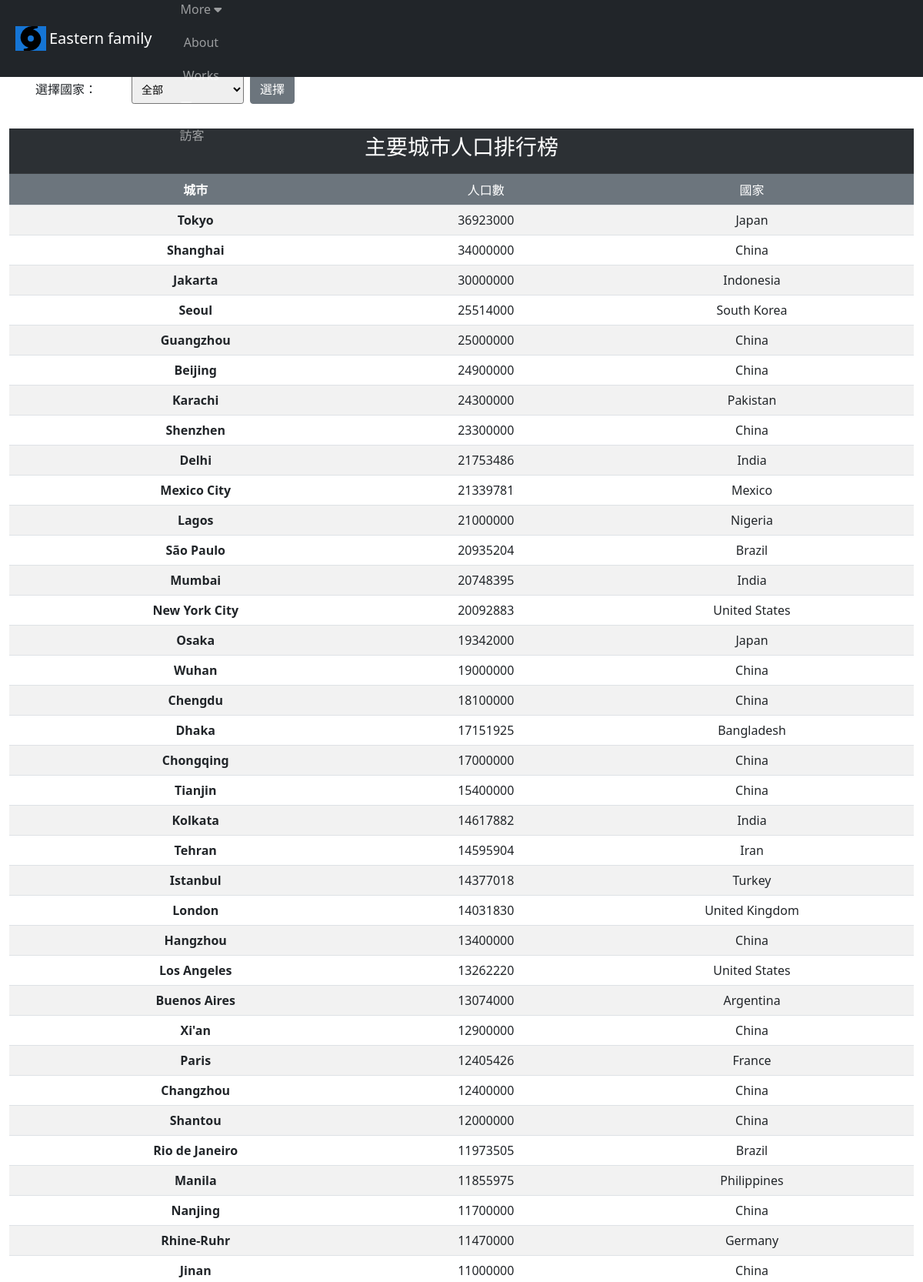
/rank/ (upper part), run on the app's committed database.
### mysite/models.py (models this page shows, shortened)
class City(models.Model):
    name = models.CharField(max_length=50)
    population = models.IntegerField()
    country = models.ForeignKey(Country, on_delete=models.CASCADE)

class Country(models.Model):
    country_id = models.IntegerField()
    name = models.CharField(max_length=50)
    def __str__(self):
        return self.name

### mysite/views.py (the view)
# urls.py: path('rank/', views.rank),
def rank(request): #排序資料
	if request.method == 'POST':
		country_id = request.POST["get_countryid"] #將從POST方法來的get_countryid值存為country_id
		try:
			country = Country.objects.get(id=country_id) #取出Country物件中id等於country_id的物件作為local變數country
		except:
			return redirect("/rank")
		cities = City.objects.filter(country=country).order_by('-population')
	else:
		cities = City.objects.all()
	countries = Country.objects.all()
	return render(request, 'rank.html', locals())

### templates/rank.html (shortened to what this page needs)
{% extends "base.html" %}
{% block main %}
    <div class="container-sm mt-3 p-3">
    <form action="/rank/" method=POST class="row g-2 pt-3">
        <div class="btn-toolbar justify-content-between col-sm-3">
        <label for="selCountry" class="col-md-4 col-form-label">選擇國家：</label>
        <select name="get_countryid" class="form-control-sm">
        <option selected>全部</option>
      {% csrf_token %} </select></div>
    <div class="col-md-4"><input type='submit' class="btn btn-secondary" value="選擇"></div>
    </div>
    <table class="table table-striped table-hover align-middle">
        <tr class="bg-dark">
            <td colspan="3" align="center" class="table-dark"><h3>主要城市人口排行榜</h3></td>
        </tr>
        <tr class="p-3 mb-2 bg-secondary text-white">
            <th><center>城市</center></th><td align="center">人口數</td><td align="center">國家</td></tr>
            {% for city in cities %}
            <tr>
                <th><center>{{ city.name }}</center></th>
                <td align="center">{{ city.population }}</td>
                <td align="center">{{ city.country }}</td>
            </tr>
            {% endfor %}
    </table>
{% endblock %}

### templates/base.html (style rules this page uses)
* { box-sizing: border-box; }
html, body, h1, h2, h3, h4, h5, h6 { font-family: "Roboto", sans-serif }
h3 { font-size: 5vw; }

### data on the page
City: name "Tokyo", population "36923000", country "Japan"
City: name "Shanghai", population "34000000", country "China"
City: name "Jakarta", population "30000000", country "Indonesia"
City: name "Seoul", population "25514000", country "South Korea"
City: name "Guangzhou", population "25000000", country "China"
City: name "Beijing", population "24900000", country "China"
City: name "Karachi", population "24300000", country "Pakistan"
City: name "Shenzhen", population "23300000", country "China"
City: name "Delhi", population "21753486", country "India"
City: name "Mexico City", population "21339781", country "Mexico"
City: name "Lagos", population "21000000", country "Nigeria"
City: name "São Paulo", population "20935204", country "Brazil"
City: name "Mumbai", population "20748395", country "India"
City: name "New York City", population "20092883", country "United States"
City: name "Osaka", population "19342000", country "Japan"
City: name "Wuhan", population "19000000", country "China"
City: name "Chengdu", population "18100000", country "China"
City: name "Dhaka", population "17151925", country "Bangladesh"
City: name "Chongqing", population "17000000", country "China"
City: name "Tianjin", population "15400000", country "China"
City: name "Kolkata", population "14617882", country "India"
City: name "Tehran", population "14595904", country "Iran"
City: name "Istanbul", population "14377018", country "Turkey"
City: name "London", population "14031830", country "United Kingdom"
City: name "Hangzhou", population "13400000", country "China"
City: name "Los Angeles", population "13262220", country "United States"
City: name "Buenos Aires", population "13074000", country "Argentina"
City: name "Xi'an", population "12900000", country "China"
City: name "Paris", population "12405426", country "France"
City: name "Changzhou", population "12400000", country "China"
City: name "Shantou", population "12000000", country "China"
City: name "Rio de Janeiro", population "11973505", country "Brazil"
City: name "Manila", population "11855975", country "Philippines"
City: name "Nanjing", population "11700000", country "China"
City: name "Rhine-Ruhr", population "11470000", country "Germany"
City: name "Jinan", population "11000000", country "China"
